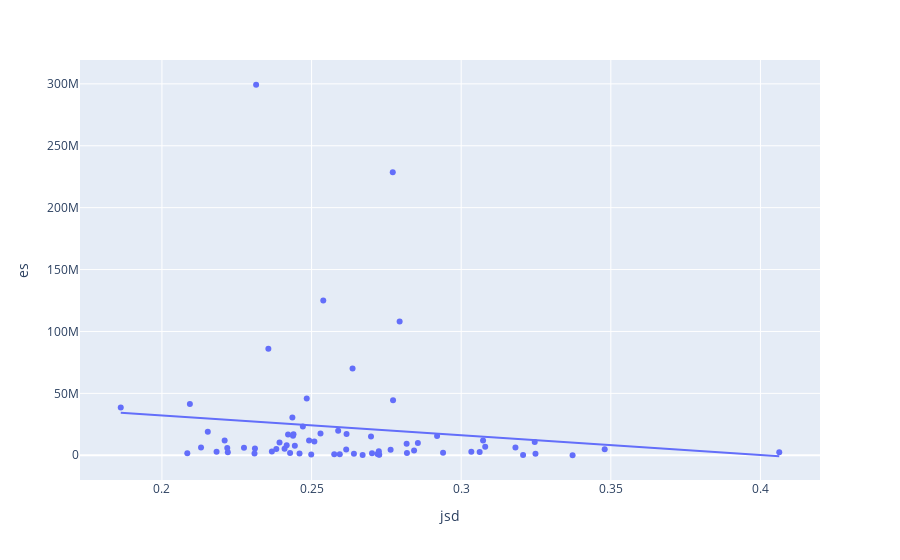

Notebook cell for this chart:
### Code cell
px.scatter(df, 'jsd', 'es', trendline='ols')
